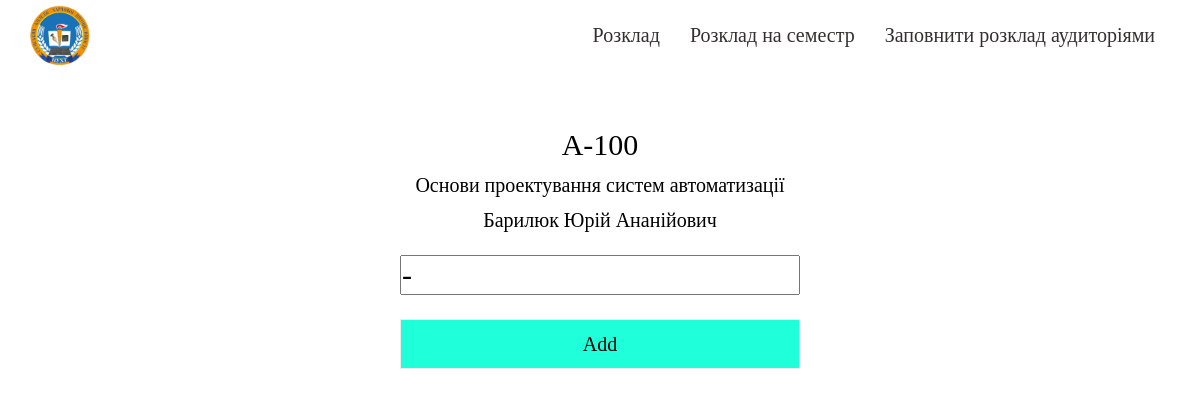
The page /etalon/3842 on the database its author committed.
### mainapp/models.py (models this page shows, shortened)
class lesson_e(models.Model):
    data = models.TextField()
    group = models.CharField(max_length=10)
    number = models.PositiveIntegerField()
    lesson = models.TextField()
    teacher = models.TextField()
    day = models.CharField(max_length=25)
    classroom = models.TextField(default=1)
    class Meta:
        verbose_name = 'Еталон'
        verbose_name_plural = 'Еталон'

### mainapp/views.py (the view)
# urls.py: url('etalon/(?P<pk>\d+)$', views.EtalonDetailView.as_view(), name = 'lessone_detail'),
class EtalonDetailView(DetailView, UpdateView):
    model = lesson_e
    template_name = 'mainapp/lesson.html'
    context_object_name = 'lesson'
    form_class = lessoneForm
    success_url = '/etalon'

### mainapp/forms.py
class lessoneForm(ModelForm):
    class Meta:
        model = lesson_e
        fields = ['classroom']
        widgets ={
            'classroom': TextInput(attrs={
                'placeholder': 'Порожньо'
            })
        }

### mainapp/templates/mainapp/lesson.html (shortened to what this page needs)
{% extends 'mainapp/main.html' %}
{% block text %}
    <div class="wrapper">
        <div class="room">
           <div class='container'>
              <div class="room__body">
                 <h1>{{lesson.group}}</h1>
                 <p>{{lesson.lesson}}</p>
                 <p>{{lesson.teacher}}</p>
                 <div class="room_form">
                    <form method="post">
                        {{ form.classroom }}<br>
                        <button type="submit">Add</button>
                    </form>
                 </div>
              </div>
           </div>
        </div>
     </div>
{% endblock %}

### mainapp/static/mainapp/css/style.css (style rules this page uses)
* { padding: 0; margin: 0; }
*,*:before,*:after { -moz-box-sizing: border-box; -webkit-box-sizing: border-box; box-sizing: border-box; }
html,body { height: 100%; width: 100%; font-size: 100%; line-height: 1; font-size: 14px; -ms-text-size-adjust: 100%; -moz-text-size-adjust: 100%; -webkit-text-size-adjust: 100%; margin: 0; padding: 0; }
input,button,textarea { font-family:inherit; }
button { cursor: pointer; }
h1,h2,h3,h4,h5,h6 { font-size:inherit;font-weight: 400; }
.container { width: 100%; max-width: 1400px; margin: 0 auto; padding: 0; }
.room { max-width: 1280px; margin: 0 auto; padding: 0 30px; }
.room__body { margin: 60px auto; text-align: center; }
.room__body h1 { font-size: 30px; margin: 15px 0; }
.room__body p { margin: 15px 0; font-size: 20px; }
.room_form { margin: 0 auto; width: 400px; }
.room__body form { display: flex; flex-direction: column; }
.room__body input { margin: 10px 0; height: 40px; font-size: 30px; }
.room__body button { height: 50px; font-size: 20px; background-color: rgb(31, 255, 218); transition: background-color .5s ease; border: 1px solid rgb(236, 236, 236); }

### rows shown on the page
lesson_e: group "А-100", lesson "Основи проектування систем автоматизації", teacher "Барилюк Юрій Ананійович", classroom "-"
